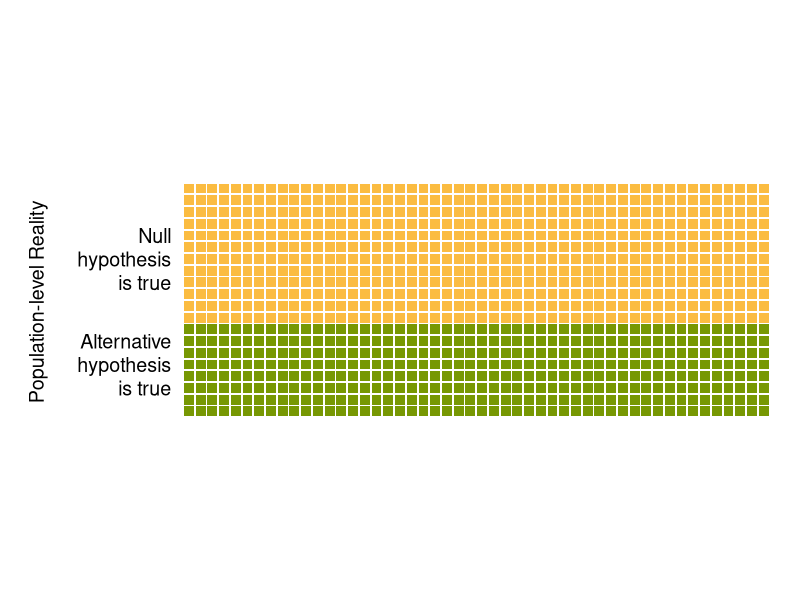
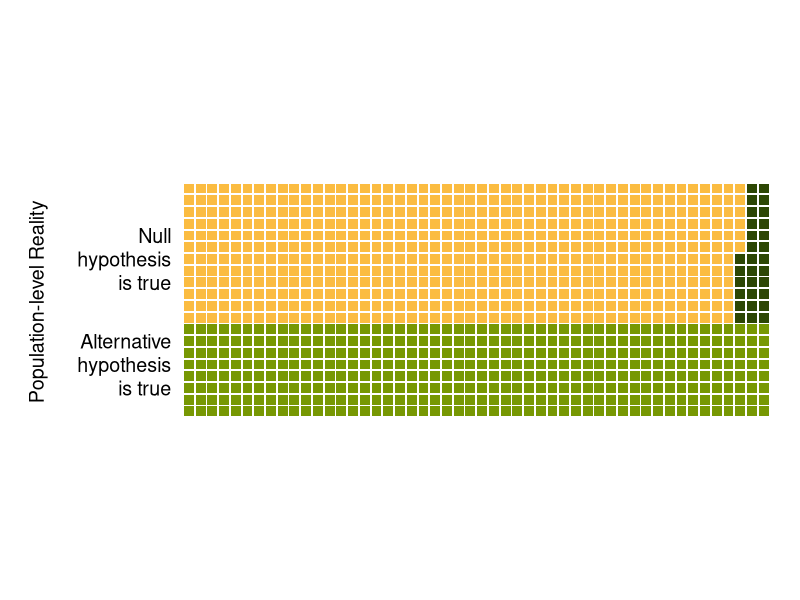
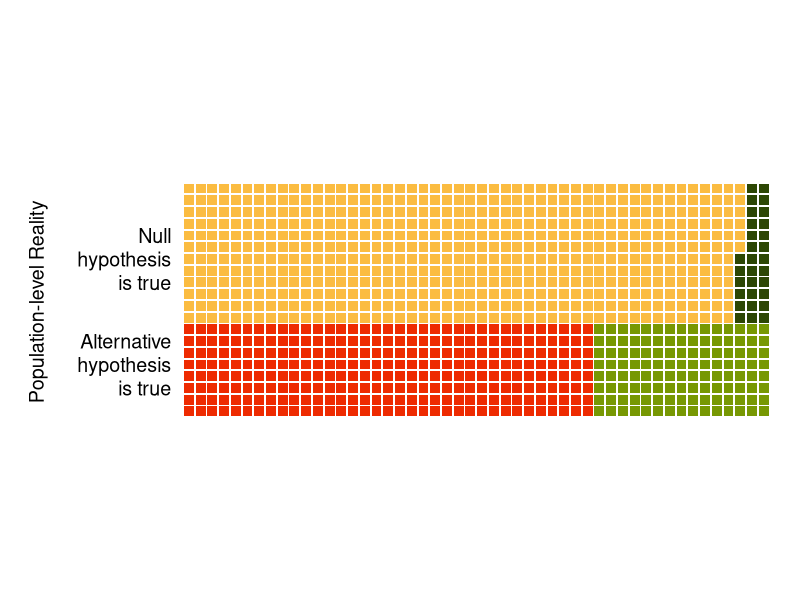
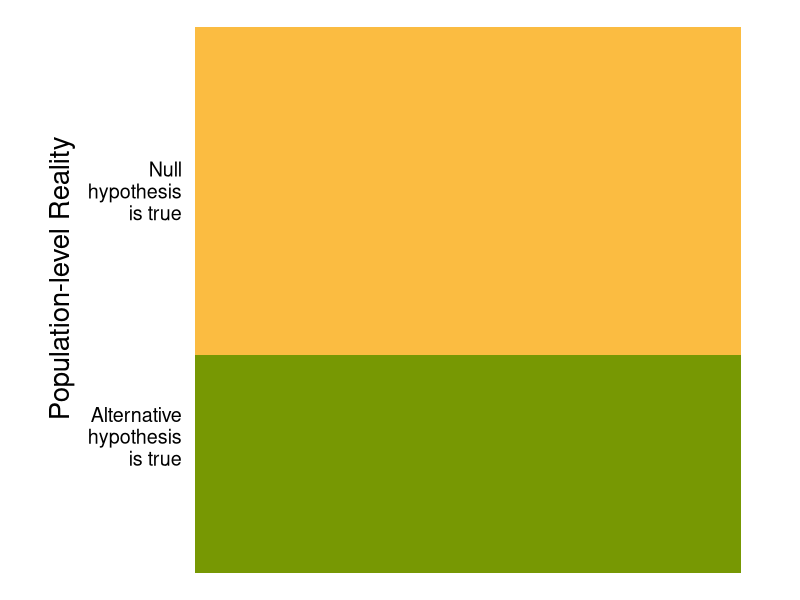
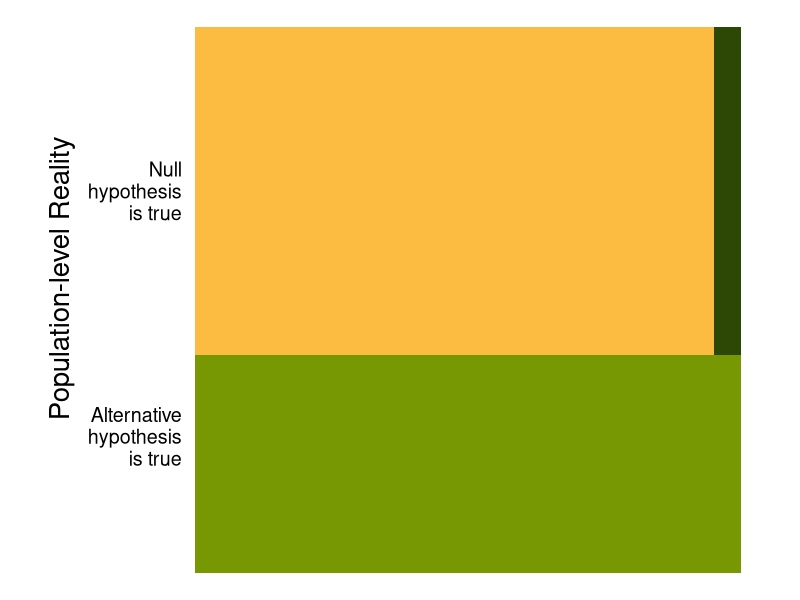
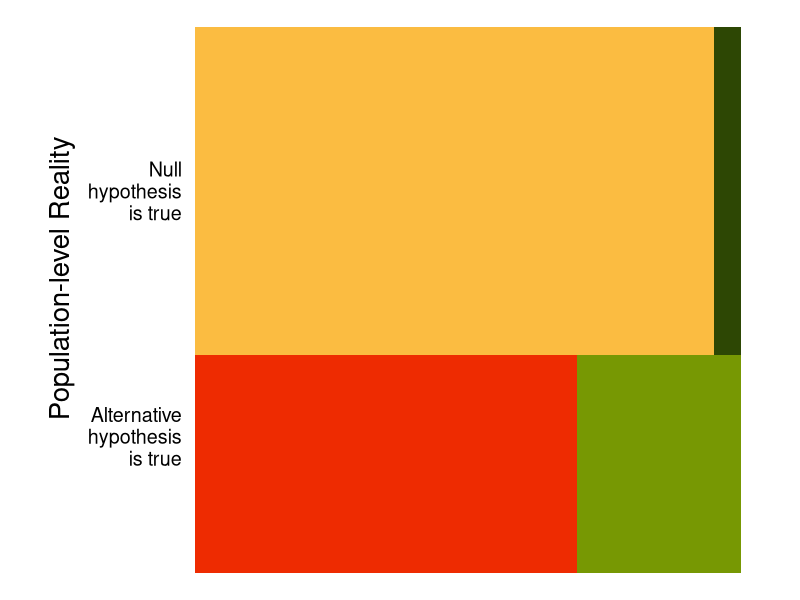
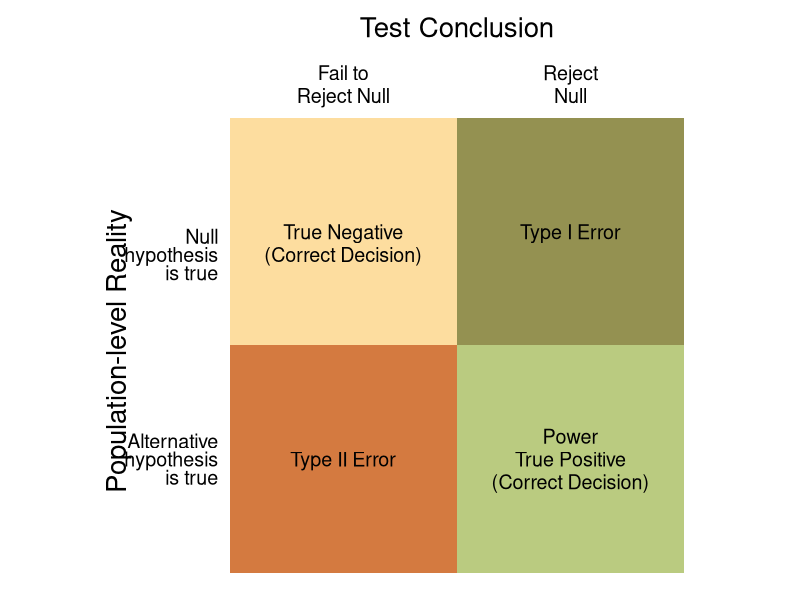

Source code (R) for these figures, in order:
library(tidyverse)


get_dots <- function(rows, columns) {
  dots = expand.grid(rows, columns)
  dots <- as.data.frame(dots)
  names(dots) <- c("y", "x")
  return(dots)
}

get_stats <- function(prob_true, power, n = 1000) {
  
  alpha <- .05

  num_true <- n* prob_true 
  num_true_sig <- power * num_true
  
  num_false <- n * (1- prob_true)
  num_false_sig <- num_false * alpha
  
  output <- list(num_false_sig = num_false_sig,
                 num_true_sig = num_true_sig)
  return(output)
}

yellow = "#fbbc41"
green = "#779803"
dark_green = "#2d4704"
red = "#ee2b01"


prob_true  = .4
power = .3

xs<-get_stats(prob_true = prob_true, power = power, n = 1000 )
print(xs)

x <- seq(1, 50)
y <- seq(1,20)

n_effect_rows <- prob_true * 1000 / 50 #8 
n_noeffect_rows <- (1-prob_true) * 1000 / 50 #12



noeffect_squares <- get_dots(y, x)
noeffect_squares_sig1 <- get_dots(seq(9, 20), seq(49, 50)) #24
noeffect_squares_sig2 <- get_dots(seq(9, 14), 48) #6

effect_squares   <- get_dots(seq(1,8), x)
effect_squares_nonsig <- get_dots(seq(1,8), seq(1,35))


# just prob_true
sqplot1 = ggplot(data = noeffect_squares, aes(x = x, y = y)) +
  geom_point(shape = 15, size = 3, color = yellow) +
  geom_point(data = effect_squares, shape = 15, size = 3, color = green) +
  annotate(geom = "text", x = -.5, y = 7, label = "Alternative", hjust = 1, size = 5) +
  annotate(geom = "text", x = -.5, y = 5, label = "hypothesis", hjust = 1, size = 5) +
  annotate(geom = "text", x = -.5, y = 3, label = "is true", hjust = 1, size = 5) +
  annotate(geom = "text", x = -.5, y = 16, label = "Null", hjust = 1, size = 5) +
  annotate(geom = "text", x = -.5, y = 14, label = "hypothesis", hjust = 1, size = 5) +
  annotate(geom = "text", x = -.5, y = 12, label = "is true", hjust = 1, size = 5) +
  annotate(geom = "text", x = -12, y = 19, label = "Population-level Reality", hjust = 1, angle = 90, size = 5) +
  annotate(geom = "text", x = -10, y = 14, label = "", hjust = 1) +
  coord_fixed() +
  theme_void()

#prob true + false positive
sqplot2 = ggplot(data = noeffect_squares, aes(x = x, y = y)) +
  geom_point(shape = 15, size = 3, color = yellow) +
  geom_point(data = effect_squares, shape = 15, size = 3, color = green) +
  geom_point(data = noeffect_squares_sig1, shape = 15, size = 3, color = dark_green) +
  geom_point(data = noeffect_squares_sig2, shape = 15, size = 3, color = dark_green) +
  annotate(geom = "text", x = -.5, y = 7, label = "Alternative", hjust = 1, size = 5) +
  annotate(geom = "text", x = -.5, y = 5, label = "hypothesis", hjust = 1, size = 5) +
  annotate(geom = "text", x = -.5, y = 3, label = "is true", hjust = 1, size = 5) +
  annotate(geom = "text", x = -.5, y = 16, label = "Null", hjust = 1, size = 5) +
  annotate(geom = "text", x = -.5, y = 14, label = "hypothesis", hjust = 1, size = 5) +
  annotate(geom = "text", x = -.5, y = 12, label = "is true", hjust = 1, size = 5) +
  annotate(geom = "text", x = -12, y = 19, label = "Population-level Reality", hjust = 1, angle = 90, size = 5) +
  annotate(geom = "text", x = -10, y = 14, label = "", hjust = 1) +
  coord_fixed() +
  theme_void()



#prob true + false positive + power
sqplot3 =ggplot(data = noeffect_squares, aes(x = x, y = y)) +
  geom_point(shape = 15, size = 3, color = yellow) +
  geom_point(data = effect_squares, shape = 15, size = 3, color = green) +
  geom_point(data = effect_squares_nonsig, shape = 15, size = 3, color = red) +
  geom_point(data = noeffect_squares_sig1, shape = 15, size = 3, color = dark_green) +
  geom_point(data = noeffect_squares_sig2, shape = 15, size = 3, color = dark_green) +
  annotate(geom = "text", x = -.5, y = 7, label = "Alternative", hjust = 1, size = 5) +
  annotate(geom = "text", x = -.5, y = 5, label = "hypothesis", hjust = 1, size = 5) +
  annotate(geom = "text", x = -.5, y = 3, label = "is true", hjust = 1, size = 5) +
  annotate(geom = "text", x = -.5, y = 16, label = "Null", hjust = 1, size = 5) +
  annotate(geom = "text", x = -.5, y = 14, label = "hypothesis", hjust = 1, size = 5) +
  annotate(geom = "text", x = -.5, y = 12, label = "is true", hjust = 1, size = 5) +
  annotate(geom = "text", x = -12, y = 19, label = "Population-level Reality", hjust = 1, angle = 90, size = 5) +
  annotate(geom = "text", x = -10, y = 14, label = "", hjust = 1) +
  coord_fixed() +
  theme_void()


ggsave("sqplot1.png", sqplot1, width = 8, height = 8, dpi = "print")
ggsave("sqplot2.png", sqplot2, width = 8, height = 8, dpi = "print")
ggsave("sqplot3.png", sqplot3, width = 8, height = 8, dpi = "print")

#prob true
areaplot1 = ggplot(data = noeffect_squares, aes(x = x, y = y)) +
  annotate(geom = "rect", xmin = 0, xmax = 20, ymin = 0, ymax = 20*prob_true , fill = green) +
  annotate(geom = "rect", xmin = 0, xmax = 20, ymin = 20*prob_true, ymax = 20, fill = yellow) +
  annotate(geom = "text", x = -.5, y = 5.8, label = "Alternative", hjust = 1, size = 5) +
  annotate(geom = "text", x = -.5, y = 5, label = "hypothesis", hjust = 1, size = 5) +
  annotate(geom = "text", x = -.5, y = 4.2, label = "is true", hjust = 1, size = 5) +
  annotate(geom = "text", x = -.5, y = 14.8, label = "Null", hjust = 1, size = 5) +
  annotate(geom = "text", x = -.5, y = 14, label = "hypothesis", hjust = 1, size = 5) +
  annotate(geom = "text", x = -.5, y = 13.2, label = "is true", hjust = 1, size = 5) +
  annotate(geom = "text", x = -5, y = 16, label = "Population-level Reality", hjust = 1, angle = 90, size = 7) +
  coord_fixed() +
  theme_void()


#prob true + false positive
areaplot2 = ggplot(data = noeffect_squares, aes(x = x, y = y)) +
  annotate(geom = "rect", xmin = 0, xmax = 20, ymin = 0, ymax = 20*prob_true , fill = green) +
  annotate(geom = "rect", xmin = 0, xmax = 20, ymin = 20*prob_true, ymax = 20, fill = yellow) +
  annotate(geom = "rect", xmin = .95*20, xmax = 20, ymin = 20*prob_true, ymax = 20, fill = dark_green) +
  annotate(geom = "text", x = -.5, y = 5.8, label = "Alternative", hjust = 1, size = 5) +
  annotate(geom = "text", x = -.5, y = 5, label = "hypothesis", hjust = 1, size = 5) +
  annotate(geom = "text", x = -.5, y = 4.2, label = "is true", hjust = 1, size = 5) +
  annotate(geom = "text", x = -.5, y = 14.8, label = "Null", hjust = 1, size = 5) +
  annotate(geom = "text", x = -.5, y = 14, label = "hypothesis", hjust = 1, size = 5) +
  annotate(geom = "text", x = -.5, y = 13.2, label = "is true", hjust = 1, size = 5) +
  annotate(geom = "text", x = -5, y = 16, label = "Population-level Reality", hjust = 1, angle = 90, size = 7) +
  coord_fixed() +
  theme_void()


#prob true + false positive
areaplot3 = ggplot(data = noeffect_squares, aes(x = x, y = y)) +
  annotate(geom = "rect", xmin = 0, xmax = 20, ymin = 0, ymax = 20*prob_true , fill = green) +
  annotate(geom = "rect", xmin = 0, xmax = 20, ymin = 20*prob_true, ymax = 20, fill = yellow) +
  annotate(geom = "rect", xmin = .95*20, xmax = 20, ymin = 20*prob_true, ymax = 20, fill = dark_green) +
  annotate(geom = "rect", xmin = 0, xmax = .7*20, ymin = 0, ymax = 20*prob_true, fill = red) +
  annotate(geom = "text", x = -.5, y = 5.8, label = "Alternative", hjust = 1, size = 5) +
  annotate(geom = "text", x = -.5, y = 5, label = "hypothesis", hjust = 1, size = 5) +
  annotate(geom = "text", x = -.5, y = 4.2, label = "is true", hjust = 1, size = 5) +
  annotate(geom = "text", x = -.5, y = 14.8, label = "Null", hjust = 1, size = 5) +
  annotate(geom = "text", x = -.5, y = 14, label = "hypothesis", hjust = 1, size = 5) +
  annotate(geom = "text", x = -.5, y = 13.2, label = "is true", hjust = 1, size = 5) +
  annotate(geom = "text", x = -5, y = 16, label = "Population-level Reality", hjust = 1, angle = 90, size = 7) +
  coord_fixed() +
  theme_void()



ggsave("areaplot1.png", areaplot1, width = 8, height = 8, dpi = "print")
ggsave("areaplot2.png", areaplot2, width = 8, height = 8, dpi = "print")
ggsave("areaplot3.png", areaplot3, width = 8, height = 8, dpi = "print")



yellow2 = "#fbbc41"
green2 = "#779803"
dark_green2 = "#2d4704"
red2 = "#ee2b01"



#prob true + false positive
areaplot4 = ggplot(data = noeffect_squares, aes(x = x, y = y)) +
  annotate(geom = "rect", xmin = 0, xmax = 20, ymin = 0, ymax = 10 , fill = green, alpha = .5) +
  annotate(geom = "rect", xmin = 0, xmax = 20, ymin = 10, ymax = 20, fill = yellow, alpha = .5) +
  annotate(geom = "rect", xmin = 10, xmax = 20, ymin = 10, ymax = 20, fill = dark_green, alpha = .5) +
  annotate(geom = "rect", xmin = 0, xmax = 10, ymin = 0, ymax = 10, fill = red, alpha = .5) +
  annotate(geom = "text", x = -.5, y = 5.8, label = "Alternative", hjust = 1, size = 5) +
  annotate(geom = "text", x = -.5, y = 5, label = "hypothesis", hjust = 1, size = 5) +
  annotate(geom = "text", x = -.5, y = 4.2, label = "is true", hjust = 1, size = 5) +
  annotate(geom = "text", x = -.5, y = 14.8, label = "Null", hjust = 1, size = 5) +
  annotate(geom = "text", x = -.5, y = 14, label = "hypothesis", hjust = 1, size = 5) +
  annotate(geom = "text", x = -.5, y = 13.2, label = "is true", hjust = 1, size = 5) +
  annotate(geom = "text", x = -5, y = 16, label = "Population-level Reality", hjust = 1, angle = 90, size = 7) +
  annotate(geom = "text", x = 10, y = 24, label = "Test Conclusion", size = 7) +
  annotate(geom = "text", x = 15, y = 22, label = "Reject", size = 5) +
  annotate(geom = "text", x = 15, y = 21, label = "Null", size = 5) +
  annotate(geom = "text", x = 5, y = 22, label = "Fail to", size = 5) +
  annotate(geom = "text", x = 5, y = 21, label = "Reject Null", size = 5) +
  annotate(geom = "text", x = 15, y = 15, label = "Type I Error", size = 5) +
  annotate(geom = "text", x = 5, y = 5, label = "Type II Error", size = 5) +
  annotate(geom = "text", x = 15, y = 6, label = "Power", size = 5) +
  annotate(geom = "text", x = 15, y = 5, label = "True Positive", size = 5) +
  annotate(geom = "text", x = 15, y = 4, label = "(Correct Decision)", size = 5) +
  annotate(geom = "text", x = 5, y = 15, label = "True Negative", size = 5) +
  annotate(geom = "text", x = 5, y = 14, label = "(Correct Decision)", size = 5) +
  coord_fixed() +
  theme_void()

ggsave("areaplot4.png", areaplot4, width = 8, height = 8, dpi = "print")

